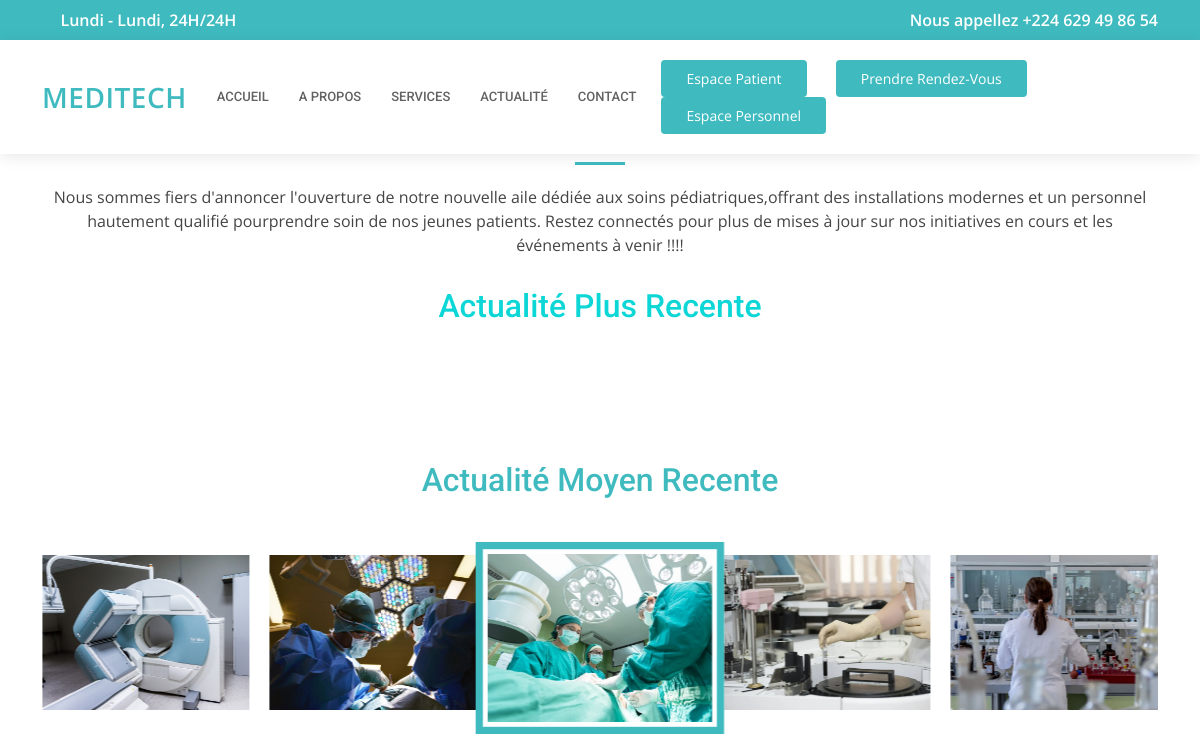
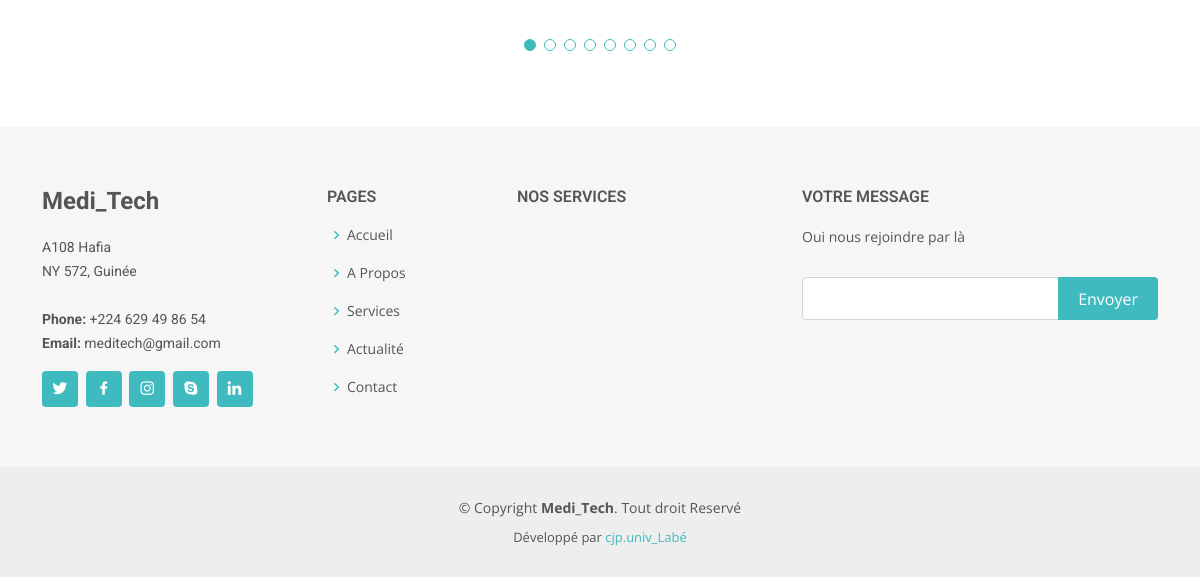
Page /actualite/ on the earlier database version (2 pictures, top to bottom).
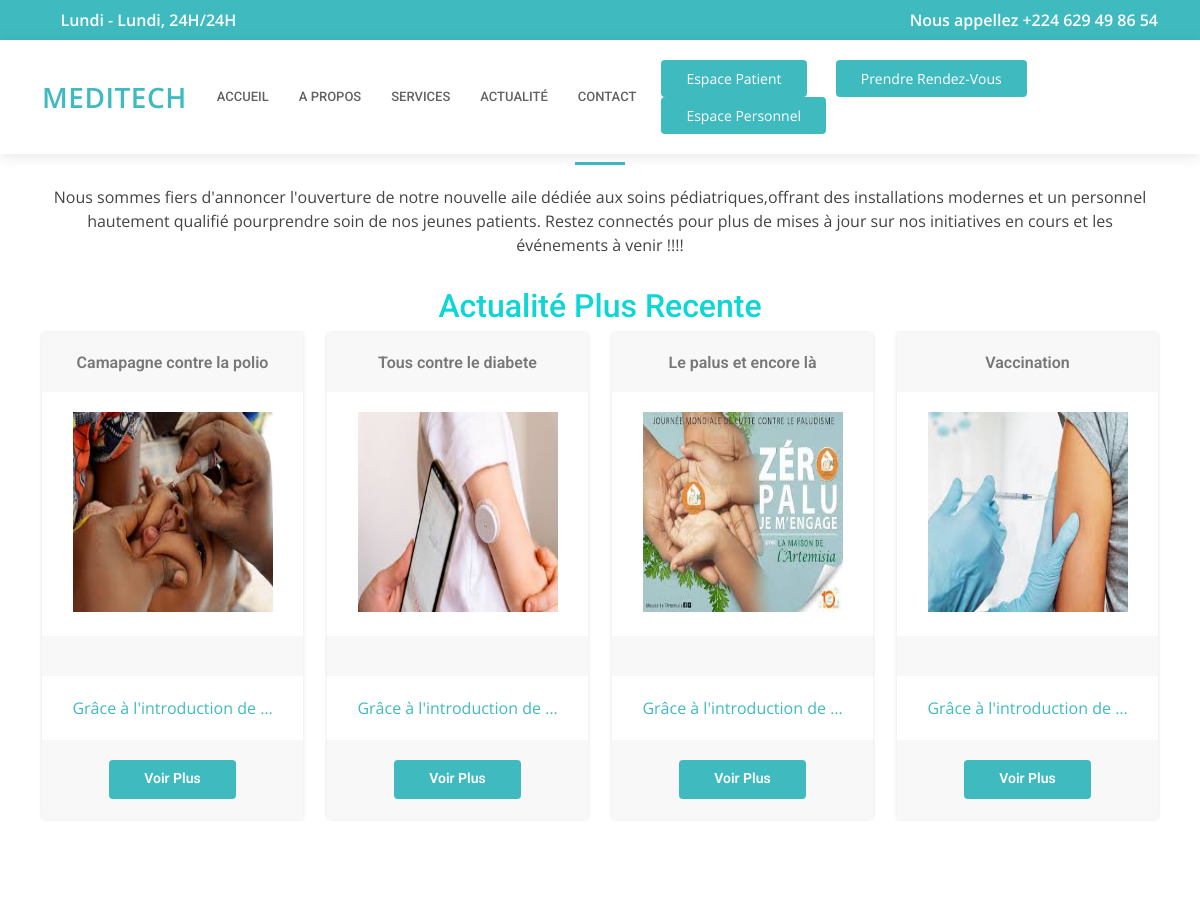
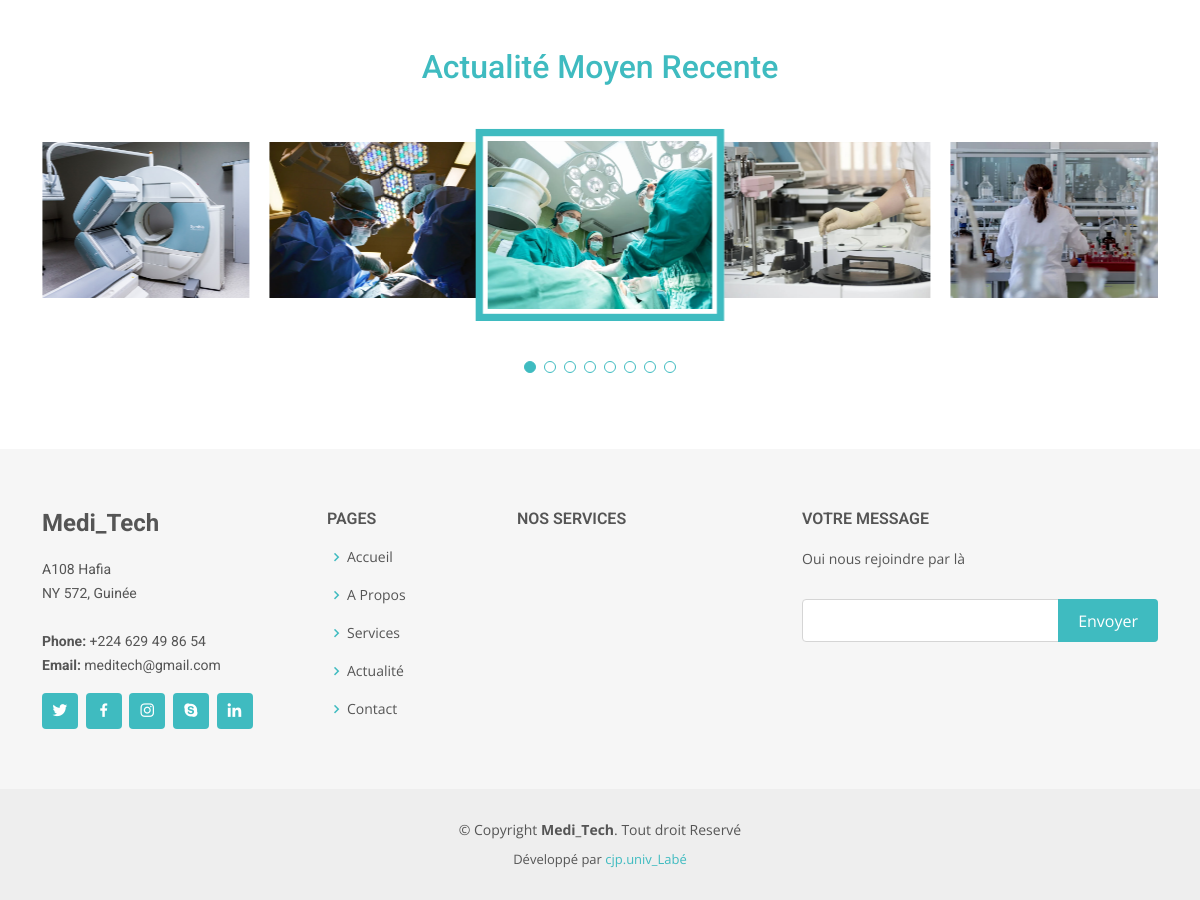
Same page on the later database version (2 pictures, top to bottom).
### News/models.py (models this page shows)
class Actualite(models.Model):
    titre = models.CharField(max_length = 32)
    image = models.ImageField()
    contenu = models.TextField()
    date_publication = models.DateTimeField(auto_now =True)

### News/views.py (the view)
# urls.py: path('actualite/',actualite,name='actualite'),
def actualite(request):
    actualites = Actualite.objects.all()
    context={
        'actualites':actualites
    }
    return render(request, 'News/actualite.html',context)

### Personnel_Service/context_processors.py (called while the page is built)
def notifications(request):
    if request.user.is_authenticated:
        try:
            personnel = Personnel.objects.get(user=request.user)
            rdv_enAttente = Rendezvous.objects.filter(status_rdv='en attente', personnel=personnel)
            nbr_rdvA = rdv_enAttente.count()
            historique_notif = Rendezvous.objects.filter(personnel=personnel)
        except Personnel.DoesNotExist:
            rdv_enAttente = []
            nbr_rdvA = 0
            historique_notif=[]
    else:
        rdv_enAttente = []
        nbr_rdvA = 0
        historique_notif=[]
    return {
        'rdv_enAttente': rdv_enAttente,
        'nbr_rdvA': nbr_rdvA,
        'historique_notif':historique_notif
    }

### News/templates/News/actualite.html (shortened to what this page needs)
{% load static %} {% include "Personnel_Service/headers.html" %}
<a href="">
    <h2>Bienvenue Dans Notre Page D'actualité</h2>
</a>
<section id="pricing" class="pricing">
    <div class="container" data-aos="fade-up">
        <div class="section-title">
            <a href="">
                <h2>Bienvenue Dans Notre Page D'actualité</h2>
            </a>
            <p>Nous sommes fiers d'annoncer l'ouverture de notre nouvelle aile dédiée aux soins pédiatriques,offrant des installations modernes et un personnel hautement qualifié pourprendre soin de nos jeunes patients. Restez connectés pour plus de mises
                à jour sur nos initiatives en cours et les événements à venir !!!!
            </p>
        </div>
        <a href="#" style="text-align: center; color: #0cd6d6;" class="mt-5 mb-5">
            <h2>Actualité Plus Recente</h2>
        </a>
        <div class="row">
            {% for actualite in actualites  %}
            <div class="col-lg-3 col-md-6">
                <div class="box" data-aos="fade-up" data-aos-delay="100">
                    <h3>{{ actualite.titre }}</h3>
                    <a href="{% url 'detail_actu' actualite.id %}">
                        <img class="div_img" src="{{ actualite.image.url }}" alt=" " style="max-width:200px;
                        max-height:200px;min-height:200px;min-width:200px;">
                        <h3 class="mt-4">
                        </h3>
                        <p>{{ actualite.contenu|truncatewords:4 }}</p>
                        <div class="btn-wrap">
                            <a href="{% url 'detail_actu' actualite.id %}" class="btn-buy">Voir Plus</a>
                        </div>
                </div>
            </div>
            {% endfor %}
        </div>
    </div>
</section>
<section id="gallery" class="gallery">
    <div class="mt-2" style="text-align: center;color: rgb(36, 233, 233);">
        <a href="{% url 'actualite' %}">
            <h2>Actualité Moyen Recente</h2>
        </a>
    </div>
    <div class="container" data-aos="fade-up">
        <div class="gallery-slider swiper">
            <div class="swiper-wrapper align-items-center">
                <div class="swiper-slide">
                    <a class="gallery-lightbox" href="{% static 'Personnel_Service/assets/img/gallery/gallery-1.jpg' %}"><img src="{% static 'Personnel_Service/assets/img/gallery/gallery-1.jpg' %}" class="img-fluid" alt=""></a>
                </div>
                <div class="swiper-slide">
                    <a class="gallery-lightbox" href="{% static 'Personnel_Service/assets/img/gallery/gallery-2.jpg' %}"><img src="{% static 'Personnel_Service/assets/img/gallery/gallery-2.jpg' %}" class="img-fluid" alt=""></a>
                </div>
                <div class="swiper-slide">
                    <a class="gallery-lightbox" href="{% static 'Personnel_Service/assets/img/gallery/gallery-3.jpg' %}"><img src="{% static 'Personnel_Service/assets/img/gallery/gallery-3.jpg' %}" class="img-fluid" alt=""></a>
                </div>
                <div class="swiper-slide">
                    <a class="gallery-lightbox" href="{% static 'Personnel_Service/assets/img/gallery/gallery-7.jpg' %}"><img src="{% static 'Personnel_Service/assets/img/gallery/gallery-7.jpg' %}" class="img-fluid" alt=""></a>
                </div>
                <div class="swiper-slide">
                    <a class="gallery-lightbox" href="{% static 'Personnel_Service/assets/img/gallery/gallery-8.jpg' %}"><img src="{% static 'Personnel_Service/assets/img/gallery/gallery-8.jpg' %}" class="img-fluid" alt=""></a>
                </div>
            </div>
            <div class="swiper-pagination"></div>
        </div>
    </div>
</section>
{% include "Personnel_Service/footers.html" %}

### Personnel_Service/templates/Personnel_Service/headers.html (shortened to what this page needs)
{% load static %}
<!DOCTYPE html>
<html lang="fr">
<head>
  <link href="{% static 'Personnel_Service/assets/vendor/fontawesome-free/css/all.min.css' %}" rel="stylesheet">
  <link href="{% static 'Personnel_Service/assets/vendor/animate.css/animate.min.css' %}" rel="stylesheet">
  <link href="{% static 'Personnel_Service/assets/vendor/aos/aos.css' %}" rel="stylesheet">
  <link href="{% static 'Personnel_Service/assets/vendor/bootstrap/css/bootstrap.min.css' %}" rel="stylesheet">
  <link href="{% static 'Personnel_Service/assets/vendor/bootstrap-icons/bootstrap-icons.css' %}" rel="stylesheet">
  <link href="{% static 'Personnel_Service/assets/vendor/boxicons/css/boxicons.min.css' %}" rel="stylesheet">
  <link href="{% static 'Personnel_Service/assets/vendor/glightbox/css/glightbox.min.css' %}" rel="stylesheet">
  <link href="{% static 'Personnel_Service/assets/vendor/swiper/swiper-bundle.min.css' %}" rel="stylesheet">
  <link href="{% static 'Personnel_Service/assets/css/style.css' %}" rel="stylesheet">
</head>
<body>
  <div id="topbar" class="d-flex align-items-center fixed-top">
    <div class="container d-flex align-items-center justify-content-center justify-content-md-between">
      <div class="align-items-center d-none d-md-flex">
        <i class="bi bi-clock"></i> Lundi - Lundi, 24H/24H
      </div>
      <div class="d-flex align-items-center">
        <i class="bi bi-phone"></i>Nous appellez +224 629 49 86 54
      </div>
    </div>
  </div>
  <header id="header" class="fixed-top">
    <div class="d-flex align-items-center justify-content-end">
      <div class="container d-flex align-items-center">
         <div class="d-flex align-items-center justify-content-between">
        <a href="{% url 'home' %}" class="logo me-auto">
          <span class="d-none d-lg-block">Meditech</span>
        </a>
      </div>
      <div class="d-flex align-items-center justify-content-end">
        <nav id="navbar" class="navbar order-last order-lg-0">
          <ul>
            <li><a class="nav-link scrollto " href="{% url "home" %}">Accueil</a></li>
            <li><a class="nav-link scrollto" href="{% url "apropos" %}">A Propos</a></li>
            <li><a class="nav-link scrollto" href="{% url "service" %}">Services</a></li>
            <li><a class="nav-link scrollto" href="{% url "actualite" %}">Actualité</a></li>
            <li><a class="nav-link scrollto" href="{% url "contact" %}">Contact</a></li>
          </ul>
        </nav>
        <div class="align-items-center justify-content-end">
          <a href="{% url 'login' %}" class="appointment-btn scrollto"><span class="d-none d-md-inline">Espace</span> Patient</a>
          <a href="{% url "rendez-vous" %}" class="appointment-btn scrollto"><span class="d-none d-md-inline">Prendre</span> Rendez-Vous</a>
          <a href="{% url 'connexion' %}" class="appointment-btn scrollto"><span class="d-none d-md-inline">Espace</span> Personnel</a>
        </div>
      </div>
    </div>
  </header>

### Personnel_Service/templates/Personnel_Service/footers.html (shortened to what this page needs)
 {% load static %}
  <footer id="footer">
    <div class="footer-top">
      <div class="container">
        <div class="row">
          <div class="col-lg-3 col-md-6">
            <div class="footer-info">
              <h3>Medi_Tech</h3>
              <p>
                A108 Hafia <br>
                NY 572, Guinée<br><br>
                <strong>Phone:</strong> +224 629 49 86 54<br>
                <strong>Email:</strong> meditech@gmail.com<br>
              </p>
              <div class="social-links mt-3">
                <a href="#" class="twitter"><i class="bx bxl-twitter"></i></a>
                <a href="#" class="facebook"><i class="bx bxl-facebook"></i></a>
                <a href="#" class="instagram"><i class="bx bxl-instagram"></i></a>
                <a href="#" class="google-plus"><i class="bx bxl-skype"></i></a>
                <a href="#" class="linkedin"><i class="bx bxl-linkedin"></i></a>
              </div>
            </div>
          </div>
          <div class="col-lg-2 col-md-6 footer-links">
            <h4>PAGES</h4>
            <ul>
              <li><i class="bx bx-chevron-right"></i> <a href="{% url "home" %}">Accueil</a></li>
              <li><i class="bx bx-chevron-right"></i> <a href="{% url "apropos" %}">A Propos</a></li>
              <li><i class="bx bx-chevron-right"></i> <a href="{% url "service" %}">Services</a></li>
              <li><i class="bx bx-chevron-right"></i> <a href="{% url "actualite" %}">Actualité</a></li>
              <li><i class="bx bx-chevron-right"></i> <a href="{% url "contact" %}">Contact</a></li>
            </ul>
          </div>
          <div class="col-lg-3 col-md-6 footer-links">
            <h4>NOS SERVICES</h4>
          </div>
          <div class="col-lg-4 col-md-6 footer-newsletter">
            <h4>VOTRE MESSAGE</h4>
            <p>Oui nous rejoindre par là</p>
            <form action="" method="post">
              <input type="email" name="email"><input type="submit" value="Envoyer">
            </form>
          </div>
        </div>
      </div>
    </div>
    <div class="container">
      <div class="copyright">
        &copy; Copyright <strong><span>Medi_Tech</span></strong>. Tout droit Reservé
      </div>
      <div class="credits">
        Développé par <a href="#">cjp.univ_Labé</a>
      </div>
    </div>
  </footer>
</body>
</html>

Differences in the rows shown:
added Actualite: titre "Camapagne contre la polio", image (picture), contenu "Grâce à l'introduction de …"
added Actualite: titre "Tous contre le diabete", image (picture), contenu "Grâce à l'introduction de …"
added Actualite: titre "Le palus et encore là", image (picture), contenu "Grâce à l'introduction de …"
added Actualite: titre "Vaccination", image (picture), contenu "Grâce à l'introduction de …"
